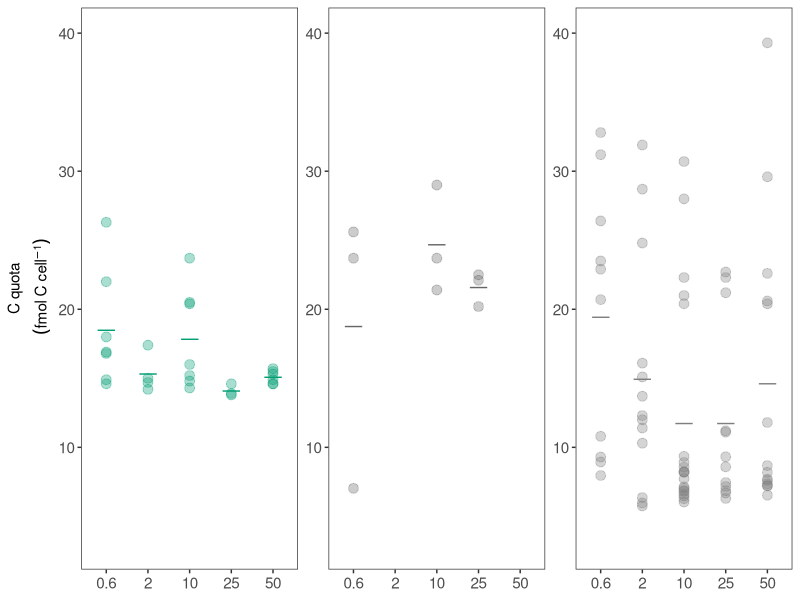

Reproduce this figure in R.
#~----------------------------------------------------------------------------
# Script for producing FiG 2: cellular C-N-P-S of bacteria and N:C, S:P ratios
#-----------------------------------------------------------------------------

library(tidyverse)
library(cowplot)

dat <- read.csv("Data/02_Bact-CNSP-tidydata.csv")

### NEED TO FIX Pseudoalteromonas name!!!!!!!!!!
glimpse(dat)
levels(dat$Strain)
levels(dat$Strain) <- gsub("Pseudoalteromonas sp (26)","Pseudoalt sp. (P26)", levels(dat$Strain))
write.csv(dat,"02_Bact-CNSP-tidydata.csv")

# setting the levels (order) of factors for plotting
dat$Strain<- factor(dat$Strain, levels = c("Dokdonia sp","R.pomeroyi",
																						 "Pseudoalteromonas sp (P2)",
																						 "Pseudoalteromonas sp (P26)"))

dat$Cu_level <- factor(dat$Cu_level, levels = c("0.6","2","10","25","50"))

dat$Macronutrient <- factor(dat$Macronutrient, 
														 levels = c("Carbon","Nitrogen","Phosphorous","Sulfur",
				 									 					 "C:N ratio", "S:P ratio"))

levels(dat$Strain)
#----------------------------
# Carbon quotas
#----------------------------
levels(dat$Macronutrient)

p1 <- dat%>%
  filter(Macronutrient == "Carbon")%>%
	group_by(Strain,Cu_level)%>%
	ggplot(aes(x = Cu_level,y = Quota_fmol_cell,color = Strain))+
	stat_summary(fun.y = mean, geom = "point", pch = "_", size = 7)+
	geom_point(alpha=1/3,size=3)+
  scale_color_manual(values=c("#009E73","#666666", "#E69F00","#0072B2"))+
	facet_wrap(~Strain, scales = "free_y", nrow=1)+
	ylab(expression(atop("C quota", 
											 paste(~(fmol~C~cell^{-1})))))+
	ylim(3,40)+
  theme_bw()+
	theme(legend.position = "none",
				strip.text= element_blank(),
				axis.title.x = element_blank(),
				panel.grid.major.x = element_blank(), 
				panel.grid.minor.x = element_blank(),
				panel.grid.major.y = element_blank(),
				panel.grid.minor.y = element_blank(),
				axis.text = element_text(size=11),
				axis.title.y = element_text(size=11),
				legend.text = element_text(size=11))

p1
#--------------------------
# Nitrogen
#--------------------------

p2 <- dat%>%
  filter(Macronutrient == "Nitrogen")%>%
	group_by(Strain,Cu_level)%>%
	ggplot(aes(x = Cu_level,y = Quota_fmol_cell, color = Strain, group = 1))+
	stat_summary(fun.y = mean, geom = "point",pch = "_", size = 7)+
	geom_point(alpha=1/3,size=3)+
  scale_color_manual(values=c("#009E73","#666666","#E69F00","#0072B2"))+
	facet_wrap(~Strain, scales = "free_y", nrow=1)+
	ylab(expression(atop("N quota", 
											 paste(~(fmol~N~cell^{-1})))))+
	ylim(0,12.5)+
  theme_bw()+
  theme(legend.position = "none",
        strip.text= element_blank(),
        axis.title.x = element_blank(),
        panel.grid.major.x = element_blank(), 
        panel.grid.minor.x = element_blank(),
        panel.grid.major.y = element_blank(),
        panel.grid.minor.y = element_blank(),
        axis.text = element_text(size=11),
        axis.title.y = element_text(size=11),
        legend.text = element_text(size=11))

#------------------------
# Phosphorous quotas
#------------------------

p3 <- dat%>%
  filter(Macronutrient == "Phosphorous")%>%
	group_by(Strain,Cu_level)%>%
  ggplot(aes(x=Cu_level,y=Quota_fmol_cell, color = Strain))+
  stat_summary(fun.y=mean, geom="point",pch = "_", size = 7)+
  scale_color_manual(values=c("#009E73","#666666", "#E69F00","#0072B2"))+
  geom_point(alpha=1/3,size=3)+
	facet_wrap(~Strain, scales = "free_y", nrow=1)+
	ylab(expression(atop("P quota", 
											 paste(~(fmol~P~cell^{-1})))))+
	ylim(0,0.8)+
  theme_bw()+
  theme(legend.position = "none",
        strip.text= element_blank(),
        axis.title.x = element_blank(),
        panel.grid.major.x = element_blank(), 
        panel.grid.minor.x = element_blank(),
        panel.grid.major.y = element_blank(),
        panel.grid.minor.y = element_blank(),
        axis.text = element_text(size=11),
        axis.title.y = element_text(size=11),
        legend.text = element_text(size=11))

#--------------------------
# Sulfur
#--------------------------

p4 <- dat%>%
  filter(Macronutrient == "Sulfur")%>%
	group_by(Strain,Cu_level)%>%
  ggplot(aes(x=Cu_level,y = Quota_fmol_cell, color = Strain, group = 1))+
  stat_summary(fun.y=mean, geom="point", pch = "_", size = 7)+
  geom_point(alpha=1/3,size=3)+
  scale_color_manual(values=c("#009E73", "#666666", "#E69F00","#0072B2"))+
	facet_wrap(~Strain, scales = "free_y", nrow=1)+
	ylab(expression(atop("S quota", 
											 paste(~(fmol~S~cell^{-1})))))+
	ylim(0,0.6)+
  theme_bw()+
  theme(legend.position = "none",
        strip.text= element_blank(),
        axis.title.x = element_blank(),
        panel.grid.major.x = element_blank(), 
        panel.grid.minor.x = element_blank(),
        panel.grid.major.y = element_blank(),
        panel.grid.minor.y = element_blank(),
        axis.text = element_text(size=11),
        axis.title.y = element_text(size=11),
        legend.text = element_text(size=11))

#--------------------------------------------------------------------------------
# Carbon: nitrogen
#--------------------------------------------------------------------------------

p5 <- dat%>%
  filter(Macronutrient == "C:N ratio")%>%
	group_by(Strain,Cu_level)%>%
  ggplot(aes(x=Cu_level,y = Quota_fmol_cell, color = Strain, group = 1))+
  stat_summary(fun.y=mean, geom="point",pch = "_",size = 7)+
  scale_color_manual(values=c("#009E73", "#666666", "#E69F00","#0072B2"))+
  geom_point(alpha=1/3,size=3)+
	facet_wrap(~Strain, scales = "free_y", nrow=1)+
	ylab(expression(atop("C:N ratio", 
											 paste("(mol:mol)"))))+
	geom_hline(yintercept= 5.1,linetype = "3313",size=1)+
  annotate("rect", xmin=0.1, xmax=5.7, ymin=4.03, ymax=7.23, alpha=.3, fill="gray")+
	ylim(2,8)+
  theme_bw()+
  theme(legend.position = "none",
        strip.text= element_blank(),
        axis.title.x = element_blank(),
        panel.grid.major.x = element_blank(), 
        panel.grid.minor.x = element_blank(),
        panel.grid.major.y = element_blank(),
        panel.grid.minor.y = element_blank(),
        axis.text = element_text(size=11),
        axis.title.y = element_text(size=11),
        legend.text = element_text(size=11))

#----------------------------------------------------------
# Sulfur:phosphorous
#-----------------------------------------------------------


p6 <- dat%>%
  filter(Macronutrient == "S:P ratio")%>%
	group_by(Strain,Cu_level)%>%
  ggplot(aes(x = Cu_level,y = Quota_fmol_cell, color = Strain))+
  stat_summary(fun.y = mean, geom = "point",pch = "_", size = 7)+
  geom_point(alpha=1/3,size=3)+
  scale_color_manual(values = c("#009E73", "#666666", "#E69F00","#0072B2"))+
  facet_wrap(~Strain, scales = "free_y", nrow=1)+
	ylab(expression(atop("S:P ratio", 
											 paste("(mol:mol)"))))+
	geom_hline(yintercept= 0.7,linetype = "3313",size=1)+
  annotate("rect", xmin=0.1, xmax=5.7, ymin=0.23, ymax=1.17, alpha=.3, fill="gray")+
	ylim(0.2,2.2)+
  theme_bw()+
  theme(legend.position = "none",
        strip.text= element_blank(),
        axis.title.x = element_blank(),
        panel.grid.major.x = element_blank(), 
        panel.grid.minor.x = element_blank(),
        panel.grid.major.y = element_blank(),
        panel.grid.minor.y = element_blank(),
        axis.text = element_text(size=11),
        axis.title.y = element_text(size=11),
        legend.text = element_text(size=11))

#----------arrange+save----------------------------------

plot <-plot_grid(p1,p2,p3,p4,p5,p6,align = "v",nrow=6)

save_plot (filename="Fig.2_Bact-CNSP-quotas.tiff", plot= plot, base_height= 9, base_width = 8)


